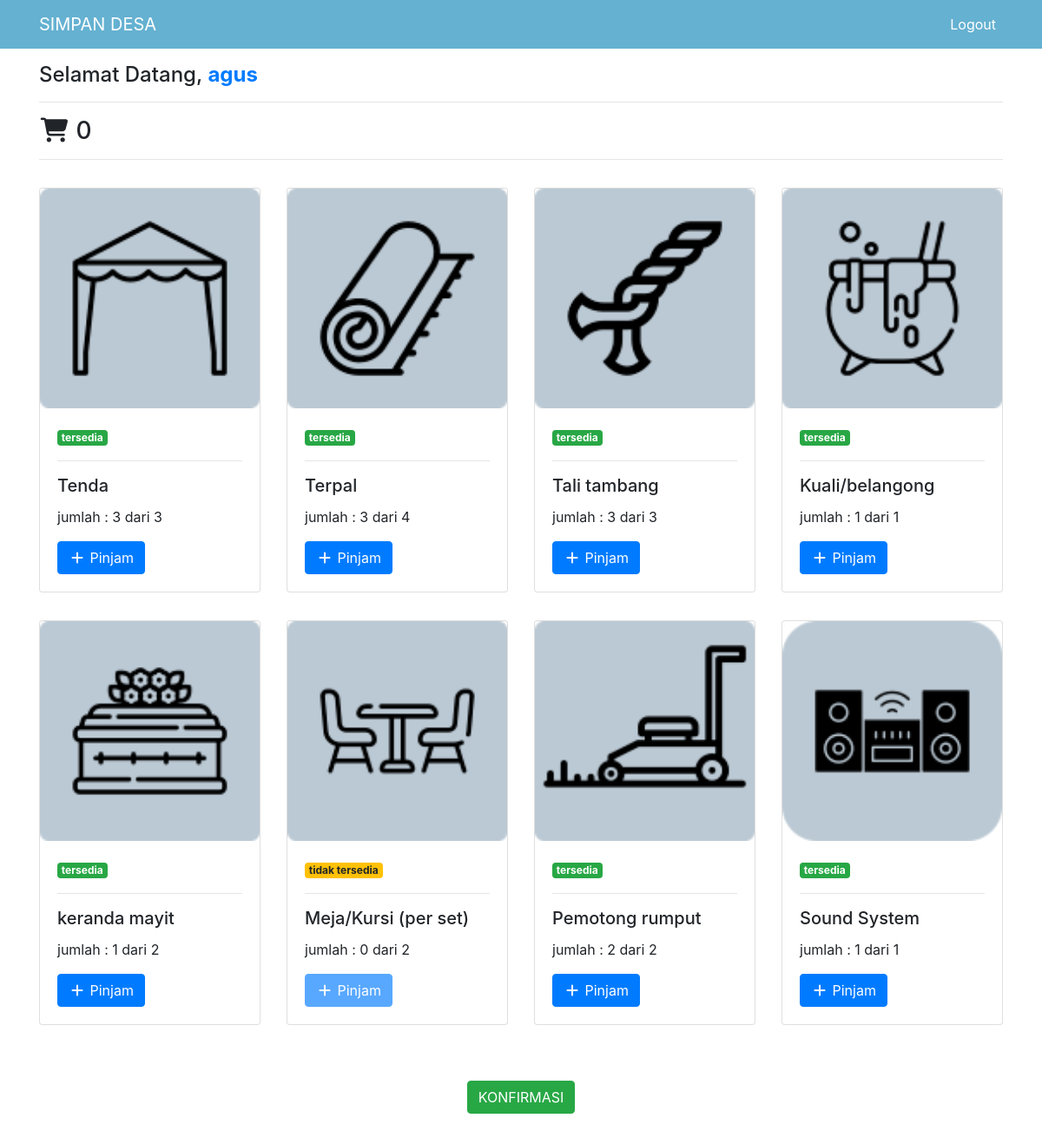
The app's page / (signed in) with its own data.
### tables this page shows
CREATE TABLE `barang` (
  `id_barang` int(11) NOT NULL,
  `nama_barang` varchar(128) NOT NULL,
  `gambar` varchar(128) NOT NULL
);

### index.php (the view, shortened to what this page needs)
<?php
require 'koneksi.php';
$sql = "SELECT barang.*, (SELECT COUNT(*) FROM kuantitas WHERE kuantitas.id_barang = barang.id_barang) as jumlah, (SELECT COUNT(*) FROM konfirmasi WHERE konfirmasi.id_barang = barang.id_barang AND konfirmasi.status_kembali = 0) as jumlah_dipakai FROM `barang`";
$query = mysqli_query($koneksi, $sql);
require 'header.php';
?>
<section id="list-barang">
    <div class="container pt-3 pb-5">
        <h4>Selamat Datang,
            <span class="text-primary font-weight-bold"><?= $_SESSION['username'] ?></span>
        </h4>
        <hr>
        <h3 class="cart"><i class="fas fa-fw fa-shopping-cart"></i> <span id="jumlah_cart">0</span></h3>
        <hr>
        <div class="row">
            <?php while ($result = mysqli_fetch_assoc($query)) : ?>
            <div class="col-md-3 my-3">
                <div class="card">
                    <img class="card-img-top" src="img/<?= $result['gambar'] ?>" alt="Card image cap">
                    <div class="card-body">
                        <?= (($result['jumlah'] - $result['jumlah_dipakai']) > 0)?'<span class="badge badge-success">tersedia</span>':'<span class="badge badge-warning">tidak tersedia</span>'; ?>
                        <hr>
                        <h5 class="card-title"><?= $result['nama_barang'] ?></h5>
                        <p class="card-text">jumlah : <?= ($result['jumlah'] - $result['jumlah_dipakai']) ?>
                            dari
                            <?= $result['jumlah'] ?> </p>
                        <a href="#"
                            class="btn btn-primary pinjam <?php if(($result['jumlah'] - $result['jumlah_dipakai']) <= 0) echo 'disabled'; ?>"
                            data-id="<?= $result['id_barang'] ?>"><i class="fas fa-fw fa-plus"></i>
                            Pinjam</a>
                    </div>
                </div>
            </div>
            <?php endwhile; ?>
        </div>
    </div>
</section>
<center class="mb-5">
    <form action="konfirmasiPeminjaman.php" method="get">
        <button id="confirm" type="submit" class="btn btn-success">KONFIRMASI</button>
    </form>
</center>
<?php require 'footer.php'; ?>

### records on screen
barang: gambar (picture), shows "tersedia", nama_barang "Tenda", jumlah_dipakai "3", jumlah "3"
barang: gambar (picture), shows "tersedia", nama_barang "Terpal", jumlah_dipakai "3", jumlah "4"
barang: gambar (picture), shows "tersedia", nama_barang "Tali tambang", jumlah_dipakai "3", jumlah "3"
barang: gambar (picture), shows "tersedia", nama_barang "Kuali/belangong", jumlah_dipakai "1", jumlah "1"
barang: gambar (picture), shows "tersedia", nama_barang "keranda mayit", jumlah_dipakai "1", jumlah "2"
barang: gambar (picture), shows "tidak tersedia", nama_barang "Meja/Kursi (per set)", jumlah_dipakai "0", jumlah "2"
barang: gambar (picture), shows "tersedia", nama_barang "Pemotong rumput", jumlah_dipakai "2", jumlah "2"
barang: gambar (picture), shows "tersedia", nama_barang "Sound System", jumlah_dipakai "1", jumlah "1"

### other values on screen
$_SESSION['username'] "agus"
